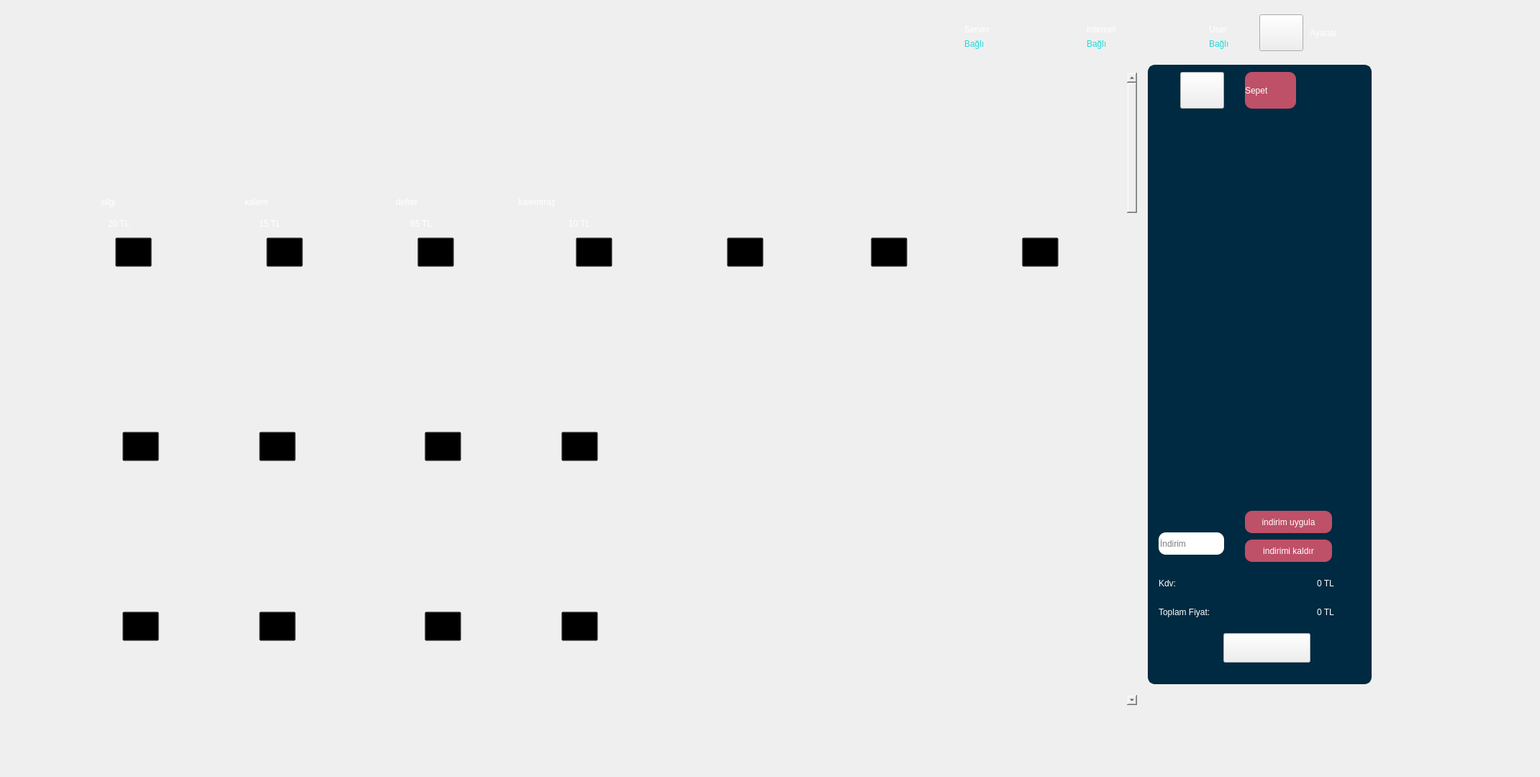
<?xml version="1.0" encoding="UTF-8"?>
<ui version="4.0">
 <class>frmAnaSayfa</class>
 <widget class="QWidget" name="frmAnaSayfa">
  <property name="windowModality">
   <enum>Qt::NonModal</enum>
  </property>
  <property name="geometry">
   <rect>
    <x>0</x>
    <y>0</y>
    <width>2140</width>
    <height>1080</height>
   </rect>
  </property>
  <property name="maximumSize">
   <size>
    <width>16777215</width>
    <height>16777215</height>
   </size>
  </property>
  <property name="windowTitle">
   <string>Form</string>
  </property>
  <property name="styleSheet">
   <string notr="true">#frmAnaSayfa{
	border-image: url(:/butonlar/15.jpg);
	border-image: url(:/arkaplan/3607424.jpg);
}</string>
  </property>
  <widget class="QLabel" name="label">
   <property name="geometry">
    <rect>
     <x>1610</x>
     <y>15</y>
     <width>61</width>
     <height>51</height>
    </rect>
   </property>
   <property name="styleSheet">
    <string notr="true">border-image: url(:/iconlar/user.png);</string>
   </property>
   <property name="text">
    <string/>
   </property>
  </widget>
  <widget class="QLabel" name="label_2">
   <property name="geometry">
    <rect>
     <x>1270</x>
     <y>15</y>
     <width>61</width>
     <height>51</height>
    </rect>
   </property>
   <property name="styleSheet">
    <string notr="true">border-image: url(:/iconlar/server.png);</string>
   </property>
   <property name="text">
    <string/>
   </property>
  </widget>
  <widget class="QLabel" name="label_3">
   <property name="geometry">
    <rect>
     <x>1440</x>
     <y>15</y>
     <width>61</width>
     <height>51</height>
    </rect>
   </property>
   <property name="styleSheet">
    <string notr="true">border-image: url(:/iconlar/signal.png);</string>
   </property>
   <property name="text">
    <string/>
   </property>
  </widget>
  <widget class="QLabel" name="label_4">
   <property name="geometry">
    <rect>
     <x>1340</x>
     <y>30</y>
     <width>71</width>
     <height>21</height>
    </rect>
   </property>
   <property name="styleSheet">
    <string notr="true">color:white;
font: 87 10pt &quot;Arial Black&quot;;
</string>
   </property>
   <property name="text">
    <string>Server</string>
   </property>
  </widget>
  <widget class="QLabel" name="label_5">
   <property name="geometry">
    <rect>
     <x>1510</x>
     <y>30</y>
     <width>81</width>
     <height>21</height>
    </rect>
   </property>
   <property name="styleSheet">
    <string notr="true">color:white;
font: 87 10pt &quot;Arial Black&quot;;
</string>
   </property>
   <property name="text">
    <string>Internet</string>
   </property>
  </widget>
  <widget class="QLabel" name="label_6">
   <property name="geometry">
    <rect>
     <x>1680</x>
     <y>30</y>
     <width>81</width>
     <height>21</height>
    </rect>
   </property>
   <property name="styleSheet">
    <string notr="true">color:white;
font: 87 10pt &quot;Arial Black&quot;;
</string>
   </property>
   <property name="text">
    <string>User</string>
   </property>
  </widget>
  <widget class="QLabel" name="label_7">
   <property name="geometry">
    <rect>
     <x>1340</x>
     <y>50</y>
     <width>71</width>
     <height>21</height>
    </rect>
   </property>
   <property name="styleSheet">
    <string notr="true">color:#20dad8;
font: 87 10pt &quot;Arial Black&quot;;
</string>
   </property>
   <property name="text">
    <string>Bağlı</string>
   </property>
  </widget>
  <widget class="QLabel" name="label_8">
   <property name="geometry">
    <rect>
     <x>1510</x>
     <y>50</y>
     <width>81</width>
     <height>21</height>
    </rect>
   </property>
   <property name="styleSheet">
    <string notr="true">color:#20dad8;
font: 87 10pt &quot;Arial Black&quot;;
</string>
   </property>
   <property name="text">
    <string>Bağlı</string>
   </property>
  </widget>
  <widget class="QLabel" name="label_9">
   <property name="geometry">
    <rect>
     <x>1680</x>
     <y>50</y>
     <width>81</width>
     <height>21</height>
    </rect>
   </property>
   <property name="styleSheet">
    <string notr="true">color:#20dad8;
font: 87 10pt &quot;Arial Black&quot;;
</string>
   </property>
   <property name="text">
    <string>Bağlı</string>
   </property>
  </widget>
  <widget class="QPushButton" name="pushButton_2">
   <property name="geometry">
    <rect>
     <x>1750</x>
     <y>20</y>
     <width>61</width>
     <height>51</height>
    </rect>
   </property>
   <property name="styleSheet">
    <string notr="true">border-image: url(:/iconlar/gear.png);</string>
   </property>
   <property name="text">
    <string/>
   </property>
  </widget>
  <widget class="QLabel" name="label_11">
   <property name="geometry">
    <rect>
     <x>1820</x>
     <y>35</y>
     <width>81</width>
     <height>21</height>
    </rect>
   </property>
   <property name="styleSheet">
    <string notr="true">color:white;
font: 87 10pt &quot;Arial Black&quot;;
</string>
   </property>
   <property name="text">
    <string>Ayarlar</string>
   </property>
  </widget>
  <widget class="QListWidget" name="listwdgSepet">
   <property name="geometry">
    <rect>
     <x>1595</x>
     <y>90</y>
     <width>311</width>
     <height>861</height>
    </rect>
   </property>
   <property name="styleSheet">
    <string notr="true">#listwdgSepet{
	font: 87 8pt &quot;Arial Black&quot;;
	background-color: #002a41;
    border: 3px solid #002a41;  /* Çerçeve rengi ve kalınlığı */
    border-radius: 10px;        /* Köşe yuvarlama */
    padding: 10px;              /* İç boşluk */
	padding-top: 60px;
    padding-bottom: 270px
}
QListWidget::item {
    color: #ffffff; /* Yazı rengi */
	padding: 3px; /* İç boşluk */
    min-height: 10px; /* Öğenin minimum yüksekliği */
}</string>
   </property>
  </widget>
  <widget class="QPushButton" name="pushButton_4">
   <property name="geometry">
    <rect>
     <x>1640</x>
     <y>100</y>
     <width>61</width>
     <height>51</height>
    </rect>
   </property>
   <property name="styleSheet">
    <string notr="true">
border-image: url(:/iconlar/Graphicloads-100-Flat-Currency.256.png);</string>
   </property>
   <property name="text">
    <string/>
   </property>
  </widget>
  <widget class="QLabel" name="label_10">
   <property name="geometry">
    <rect>
     <x>1730</x>
     <y>100</y>
     <width>71</width>
     <height>51</height>
    </rect>
   </property>
   <property name="styleSheet">
    <string notr="true">color:white;
background-color: #be5068;
font: 87 12pt &quot;Arial Black&quot;;
border-radius: 10px;
text-align: center;          
vertical-align: middle;      
padding: 0;
</string>
   </property>
   <property name="text">
    <string>Sepet</string>
   </property>
   <property name="scaledContents">
    <bool>false</bool>
   </property>
   <property name="margin">
    <number>5</number>
   </property>
   <property name="openExternalLinks">
    <bool>false</bool>
   </property>
  </widget>
  <widget class="QLineEdit" name="lineIndirim">
   <property name="geometry">
    <rect>
     <x>1610</x>
     <y>740</y>
     <width>91</width>
     <height>31</height>
    </rect>
   </property>
   <property name="styleSheet">
    <string notr="true">color:black;
background-color: white;
font: 87 12pt &quot;Arial Black&quot;;
border-radius: 10px;
text-align: center;          
vertical-align: middle;      
padding: 0;
</string>
   </property>
   <property name="text">
    <string/>
   </property>
   <property name="placeholderText">
    <string>İndirim</string>
   </property>
  </widget>
  <widget class="QPushButton" name="btnSepetGuncelle">
   <property name="geometry">
    <rect>
     <x>1730</x>
     <y>710</y>
     <width>121</width>
     <height>31</height>
    </rect>
   </property>
   <property name="styleSheet">
    <string notr="true">color:white;
background-color: #be5068;
font: 87 8pt &quot;Arial Black&quot;;
border-radius: 10px;
text-align: center;          
vertical-align: middle;      
padding: 0;
</string>
   </property>
   <property name="text">
    <string>indirim uygula</string>
   </property>
  </widget>
  <widget class="QPushButton" name="btnOdeme">
   <property name="geometry">
    <rect>
     <x>1700</x>
     <y>880</y>
     <width>121</width>
     <height>41</height>
    </rect>
   </property>
   <property name="styleSheet">
    <string notr="true">#btnOdeme{
border-image: url(:/butonlar/15.jpg);
}
#btnOdeme:hover{
border-image: url(:/butonlar/11.jpg);}

</string>
   </property>
   <property name="text">
    <string/>
   </property>
  </widget>
  <widget class="QLabel" name="label_14">
   <property name="geometry">
    <rect>
     <x>1610</x>
     <y>840</y>
     <width>131</width>
     <height>21</height>
    </rect>
   </property>
   <property name="styleSheet">
    <string notr="true">color:white;
font: 87 10pt &quot;Arial Black&quot;;
</string>
   </property>
   <property name="text">
    <string>Toplam Fiyat:</string>
   </property>
  </widget>
  <widget class="QLabel" name="lblToplamFiat">
   <property name="geometry">
    <rect>
     <x>1830</x>
     <y>840</y>
     <width>81</width>
     <height>21</height>
    </rect>
   </property>
   <property name="styleSheet">
    <string notr="true">color:white;
font: 87 10pt &quot;Arial Black&quot;;
</string>
   </property>
   <property name="text">
    <string>0 TL</string>
   </property>
  </widget>
  <widget class="QLabel" name="label_15">
   <property name="geometry">
    <rect>
     <x>1610</x>
     <y>800</y>
     <width>131</width>
     <height>21</height>
    </rect>
   </property>
   <property name="styleSheet">
    <string notr="true">color:white;
font: 87 10pt &quot;Arial Black&quot;;
</string>
   </property>
   <property name="text">
    <string>Kdv:</string>
   </property>
  </widget>
  <widget class="QLabel" name="lblKdv">
   <property name="geometry">
    <rect>
     <x>1830</x>
     <y>800</y>
     <width>81</width>
     <height>21</height>
    </rect>
   </property>
   <property name="styleSheet">
    <string notr="true">color:white;
font: 87 10pt &quot;Arial Black&quot;;
</string>
   </property>
   <property name="text">
    <string>0 TL</string>
   </property>
  </widget>
  <widget class="QPushButton" name="btnIndirimKaldir">
   <property name="geometry">
    <rect>
     <x>1730</x>
     <y>750</y>
     <width>121</width>
     <height>31</height>
    </rect>
   </property>
   <property name="styleSheet">
    <string notr="true">color:white;
background-color: #be5068;
font: 87 8pt &quot;Arial Black&quot;;
border-radius: 10px;
text-align: center;          
vertical-align: middle;      
padding: 0;
</string>
   </property>
   <property name="text">
    <string>indirimi kaldır</string>
   </property>
  </widget>
  <widget class="QScrollArea" name="scrollUrunler">
   <property name="geometry">
    <rect>
     <x>20</x>
     <y>100</y>
     <width>1561</width>
     <height>881</height>
    </rect>
   </property>
   <property name="styleSheet">
    <string notr="true">background-color: transparent; /* Tamamen şeffaf arka plan */


</string>
   </property>
   <property name="widgetResizable">
    <bool>true</bool>
   </property>
   <widget class="QWidget" name="scrollAreaWidgetContents">
    <property name="geometry">
     <rect>
      <x>0</x>
      <y>0</y>
      <width>1538</width>
      <height>5022</height>
     </rect>
    </property>
    <layout class="QVBoxLayout" name="verticalLayout">
     <item>
      <widget class="QFrame" name="urunlerFrame">
       <property name="minimumSize">
        <size>
         <width>0</width>
         <height>5000</height>
        </size>
       </property>
       <property name="styleSheet">
        <string notr="true">#urunlerFrame{
selection-background-color: qlineargradient(spread:pad, x1:0, y1:0, x2:1, y2:0, stop:0 rgba(0, 0, 0, 0), stop:1 rgba(255, 255, 255, 255));
}</string>
       </property>
       <property name="frameShape">
        <enum>QFrame::StyledPanel</enum>
       </property>
       <property name="frameShadow">
        <enum>QFrame::Raised</enum>
       </property>
       <widget class="QPushButton" name="btnSepetekle4">
        <property name="geometry">
         <rect>
          <x>770</x>
          <y>220</y>
          <width>51</width>
          <height>41</height>
         </rect>
        </property>
        <property name="styleSheet">
         <string notr="true">border-image: url(:/iconlar/Custom-Icon-Design-Flatastic-4-Shopping-cart-add.512.png);
border-rodius:15px;</string>
        </property>
        <property name="text">
         <string/>
        </property>
       </widget>
       <widget class="QLabel" name="lbl1">
        <property name="geometry">
         <rect>
          <x>80</x>
          <y>10</y>
          <width>151</width>
          <height>131</height>
         </rect>
        </property>
        <property name="styleSheet">
         <string notr="true">border-image: url(:/iconlar/silgi.jpg);
border-radius: 10px;</string>
        </property>
        <property name="text">
         <string/>
        </property>
       </widget>
       <widget class="QLabel" name="lblFiat3">
        <property name="geometry">
         <rect>
          <x>540</x>
          <y>180</y>
          <width>101</width>
          <height>41</height>
         </rect>
        </property>
        <property name="styleSheet">
         <string notr="true">color:white;
font: 87 13pt &quot;Arial Black&quot;;
</string>
        </property>
        <property name="text">
         <string>65 TL</string>
        </property>
        <property name="margin">
         <number>0</number>
        </property>
       </widget>
       <widget class="QLabel" name="lblFiat2">
        <property name="geometry">
         <rect>
          <x>330</x>
          <y>180</y>
          <width>101</width>
          <height>41</height>
         </rect>
        </property>
        <property name="styleSheet">
         <string notr="true">color:white;
font: 87 13pt &quot;Arial Black&quot;;
</string>
        </property>
        <property name="text">
         <string>15 TL</string>
        </property>
        <property name="margin">
         <number>0</number>
        </property>
       </widget>
       <widget class="QLabel" name="lbl2">
        <property name="geometry">
         <rect>
          <x>290</x>
          <y>10</y>
          <width>151</width>
          <height>131</height>
         </rect>
        </property>
        <property name="styleSheet">
         <string notr="true">border-image: url(:/iconlar/kalem.png);
border-radius: 10px;</string>
        </property>
        <property name="text">
         <string/>
        </property>
       </widget>
       <widget class="QPushButton" name="btnSepetekle1">
        <property name="geometry">
         <rect>
          <x>130</x>
          <y>220</y>
          <width>51</width>
          <height>41</height>
         </rect>
        </property>
        <property name="styleSheet">
         <string notr="true">border-image: url(:/iconlar/Custom-Icon-Design-Flatastic-4-Shopping-cart-add.512.png);
border-rodius:15px;</string>
        </property>
        <property name="text">
         <string/>
        </property>
       </widget>
       <widget class="QPushButton" name="btnSepetekle3">
        <property name="geometry">
         <rect>
          <x>550</x>
          <y>220</y>
          <width>51</width>
          <height>41</height>
         </rect>
        </property>
        <property name="styleSheet">
         <string notr="true">border-image: url(:/iconlar/Custom-Icon-Design-Flatastic-4-Shopping-cart-add.512.png);
border-rodius:15px;</string>
        </property>
        <property name="text">
         <string/>
        </property>
       </widget>
       <widget class="QPushButton" name="btnSepetekle2">
        <property name="geometry">
         <rect>
          <x>340</x>
          <y>220</y>
          <width>51</width>
          <height>41</height>
         </rect>
        </property>
        <property name="styleSheet">
         <string notr="true">border-image: url(:/iconlar/Custom-Icon-Design-Flatastic-4-Shopping-cart-add.512.png);
border-rodius:15px;</string>
        </property>
        <property name="text">
         <string/>
        </property>
       </widget>
       <widget class="QLabel" name="lbl4">
        <property name="geometry">
         <rect>
          <x>710</x>
          <y>10</y>
          <width>151</width>
          <height>131</height>
         </rect>
        </property>
        <property name="styleSheet">
         <string notr="true">border-image: url(:/iconlar/kalemTiras.png);
border-radius: 10px;</string>
        </property>
        <property name="text">
         <string/>
        </property>
       </widget>
       <widget class="QLabel" name="txtDefter">
        <property name="geometry">
         <rect>
          <x>520</x>
          <y>150</y>
          <width>111</width>
          <height>41</height>
         </rect>
        </property>
        <property name="styleSheet">
         <string notr="true">color:white;
font: 87 20pt &quot;Arial Black&quot;;
</string>
        </property>
        <property name="text">
         <string>defter</string>
        </property>
        <property name="margin">
         <number>0</number>
        </property>
       </widget>
       <widget class="QLabel" name="lblFiat1">
        <property name="geometry">
         <rect>
          <x>120</x>
          <y>180</y>
          <width>101</width>
          <height>41</height>
         </rect>
        </property>
        <property name="styleSheet">
         <string notr="true">color:white;
font: 87 13pt &quot;Arial Black&quot;;
</string>
        </property>
        <property name="text">
         <string>20 TL</string>
        </property>
        <property name="margin">
         <number>0</number>
        </property>
       </widget>
       <widget class="QLabel" name="lblFiat4">
        <property name="geometry">
         <rect>
          <x>760</x>
          <y>180</y>
          <width>101</width>
          <height>41</height>
         </rect>
        </property>
        <property name="styleSheet">
         <string notr="true">color:white;
font: 87 13pt &quot;Arial Black&quot;;
</string>
        </property>
        <property name="text">
         <string>10 TL</string>
        </property>
        <property name="margin">
         <number>0</number>
        </property>
       </widget>
       <widget class="QLabel" name="txt4">
        <property name="geometry">
         <rect>
          <x>690</x>
          <y>150</y>
          <width>211</width>
          <height>41</height>
         </rect>
        </property>
        <property name="styleSheet">
         <string notr="true">color:white;
font: 87 20pt &quot;Arial Black&quot;;
</string>
        </property>
        <property name="text">
         <string>kalemtraş</string>
        </property>
        <property name="margin">
         <number>0</number>
        </property>
       </widget>
       <widget class="QLabel" name="txt1">
        <property name="geometry">
         <rect>
          <x>110</x>
          <y>150</y>
          <width>91</width>
          <height>41</height>
         </rect>
        </property>
        <property name="styleSheet">
         <string notr="true">color:white;
font: 87 20pt &quot;Arial Black&quot;;
</string>
        </property>
        <property name="text">
         <string>silgi</string>
        </property>
        <property name="margin">
         <number>0</number>
        </property>
       </widget>
       <widget class="QLabel" name="lbl3">
        <property name="geometry">
         <rect>
          <x>500</x>
          <y>10</y>
          <width>151</width>
          <height>131</height>
         </rect>
        </property>
        <property name="styleSheet">
         <string notr="true">border-image: url(:/iconlar/defter.png);
border-radius: 10px;</string>
        </property>
        <property name="text">
         <string/>
        </property>
       </widget>
       <widget class="QLabel" name="txt2">
        <property name="geometry">
         <rect>
          <x>310</x>
          <y>150</y>
          <width>111</width>
          <height>41</height>
         </rect>
        </property>
        <property name="styleSheet">
         <string notr="true">color:white;
font: 87 20pt &quot;Arial Black&quot;;
</string>
        </property>
        <property name="text">
         <string>kalem</string>
        </property>
        <property name="margin">
         <number>0</number>
        </property>
       </widget>
       <widget class="QLabel" name="lblFiat4_6">
        <property name="geometry">
         <rect>
          <x>320</x>
          <y>450</y>
          <width>101</width>
          <height>41</height>
         </rect>
        </property>
        <property name="styleSheet">
         <string notr="true">color:white;
font: 87 13pt &quot;Arial Black&quot;;
</string>
        </property>
        <property name="text">
         <string/>
        </property>
        <property name="margin">
         <number>0</number>
        </property>
       </widget>
       <widget class="QPushButton" name="btnSepetekle8">
        <property name="geometry">
         <rect>
          <x>140</x>
          <y>490</y>
          <width>51</width>
          <height>41</height>
         </rect>
        </property>
        <property name="styleSheet">
         <string notr="true">border-image: url(:/iconlar/Custom-Icon-Design-Flatastic-4-Shopping-cart-add.512.png);
border-rodius:15px;</string>
        </property>
        <property name="text">
         <string/>
        </property>
       </widget>
       <widget class="QLabel" name="lbl8">
        <property name="geometry">
         <rect>
          <x>80</x>
          <y>280</y>
          <width>151</width>
          <height>131</height>
         </rect>
        </property>
        <property name="styleSheet">
         <string notr="true">border-image: url(:/iconlar/);
border-radius: 10px;</string>
        </property>
        <property name="text">
         <string/>
        </property>
       </widget>
       <widget class="QLabel" name="lblFiat4_7">
        <property name="geometry">
         <rect>
          <x>130</x>
          <y>450</y>
          <width>101</width>
          <height>41</height>
         </rect>
        </property>
        <property name="styleSheet">
         <string notr="true">color:white;
font: 87 13pt &quot;Arial Black&quot;;
</string>
        </property>
        <property name="text">
         <string/>
        </property>
        <property name="margin">
         <number>0</number>
        </property>
       </widget>
       <widget class="QLabel" name="txt4_6">
        <property name="geometry">
         <rect>
          <x>250</x>
          <y>420</y>
          <width>211</width>
          <height>41</height>
         </rect>
        </property>
        <property name="styleSheet">
         <string notr="true">color:white;
font: 87 20pt &quot;Arial Black&quot;;
</string>
        </property>
        <property name="text">
         <string/>
        </property>
        <property name="margin">
         <number>0</number>
        </property>
       </widget>
       <widget class="QLabel" name="txt4_7">
        <property name="geometry">
         <rect>
          <x>60</x>
          <y>420</y>
          <width>211</width>
          <height>41</height>
         </rect>
        </property>
        <property name="styleSheet">
         <string notr="true">color:white;
font: 87 20pt &quot;Arial Black&quot;;
</string>
        </property>
        <property name="text">
         <string/>
        </property>
        <property name="margin">
         <number>0</number>
        </property>
       </widget>
       <widget class="QLabel" name="lbl4_7">
        <property name="geometry">
         <rect>
          <x>270</x>
          <y>280</y>
          <width>151</width>
          <height>131</height>
         </rect>
        </property>
        <property name="styleSheet">
         <string notr="true">border-image: url(:/iconlar/);
border-radius: 10px;</string>
        </property>
        <property name="text">
         <string/>
        </property>
       </widget>
       <widget class="QPushButton" name="btnSepetekle9">
        <property name="geometry">
         <rect>
          <x>330</x>
          <y>490</y>
          <width>51</width>
          <height>41</height>
         </rect>
        </property>
        <property name="styleSheet">
         <string notr="true">border-image: url(:/iconlar/Custom-Icon-Design-Flatastic-4-Shopping-cart-add.512.png);
border-rodius:15px;</string>
        </property>
        <property name="text">
         <string/>
        </property>
       </widget>
       <widget class="QLabel" name="txt4_8">
        <property name="geometry">
         <rect>
          <x>670</x>
          <y>420</y>
          <width>211</width>
          <height>41</height>
         </rect>
        </property>
        <property name="styleSheet">
         <string notr="true">color:white;
font: 87 20pt &quot;Arial Black&quot;;
</string>
        </property>
        <property name="text">
         <string/>
        </property>
        <property name="margin">
         <number>0</number>
        </property>
       </widget>
       <widget class="QLabel" name="lbl4_8">
        <property name="geometry">
         <rect>
          <x>500</x>
          <y>280</y>
          <width>151</width>
          <height>131</height>
         </rect>
        </property>
        <property name="styleSheet">
         <string notr="true">border-image: url(:/iconlar/);
border-radius: 10px;</string>
        </property>
        <property name="text">
         <string/>
        </property>
       </widget>
       <widget class="QPushButton" name="btnSepetekle11">
        <property name="geometry">
         <rect>
          <x>750</x>
          <y>490</y>
          <width>51</width>
          <height>41</height>
         </rect>
        </property>
        <property name="styleSheet">
         <string notr="true">border-image: url(:/iconlar/Custom-Icon-Design-Flatastic-4-Shopping-cart-add.512.png);
border-rodius:15px;</string>
        </property>
        <property name="text">
         <string/>
        </property>
       </widget>
       <widget class="QPushButton" name="btnSepetekle10">
        <property name="geometry">
         <rect>
          <x>560</x>
          <y>490</y>
          <width>51</width>
          <height>41</height>
         </rect>
        </property>
        <property name="styleSheet">
         <string notr="true">border-image: url(:/iconlar/Custom-Icon-Design-Flatastic-4-Shopping-cart-add.512.png);
border-rodius:15px;</string>
        </property>
        <property name="text">
         <string/>
        </property>
       </widget>
       <widget class="QLabel" name="txt4_9">
        <property name="geometry">
         <rect>
          <x>480</x>
          <y>420</y>
          <width>211</width>
          <height>41</height>
         </rect>
        </property>
        <property name="styleSheet">
         <string notr="true">color:white;
font: 87 20pt &quot;Arial Black&quot;;
</string>
        </property>
        <property name="text">
         <string/>
        </property>
        <property name="margin">
         <number>0</number>
        </property>
       </widget>
       <widget class="QLabel" name="lbl4_9">
        <property name="geometry">
         <rect>
          <x>690</x>
          <y>280</y>
          <width>151</width>
          <height>131</height>
         </rect>
        </property>
        <property name="styleSheet">
         <string notr="true">border-image: url(:/iconlar/);
border-radius: 10px;</string>
        </property>
        <property name="text">
         <string/>
        </property>
       </widget>
       <widget class="QLabel" name="lblFiat4_8">
        <property name="geometry">
         <rect>
          <x>740</x>
          <y>450</y>
          <width>101</width>
          <height>41</height>
         </rect>
        </property>
        <property name="styleSheet">
         <string notr="true">color:white;
font: 87 13pt &quot;Arial Black&quot;;
</string>
        </property>
        <property name="text">
         <string/>
        </property>
        <property name="margin">
         <number>0</number>
        </property>
       </widget>
       <widget class="QLabel" name="lblFiat4_9">
        <property name="geometry">
         <rect>
          <x>550</x>
          <y>450</y>
          <width>101</width>
          <height>41</height>
         </rect>
        </property>
        <property name="styleSheet">
         <string notr="true">color:white;
font: 87 13pt &quot;Arial Black&quot;;
</string>
        </property>
        <property name="text">
         <string/>
        </property>
        <property name="margin">
         <number>0</number>
        </property>
       </widget>
       <widget class="QLabel" name="txt4_10">
        <property name="geometry">
         <rect>
          <x>480</x>
          <y>670</y>
          <width>211</width>
          <height>41</height>
         </rect>
        </property>
        <property name="styleSheet">
         <string notr="true">color:white;
font: 87 20pt &quot;Arial Black&quot;;
</string>
        </property>
        <property name="text">
         <string/>
        </property>
        <property name="margin">
         <number>0</number>
        </property>
       </widget>
       <widget class="QLabel" name="lbl4_10">
        <property name="geometry">
         <rect>
          <x>690</x>
          <y>530</y>
          <width>151</width>
          <height>131</height>
         </rect>
        </property>
        <property name="styleSheet">
         <string notr="true">border-image: url(:/iconlar/);
border-radius: 10px;</string>
        </property>
        <property name="text">
         <string/>
        </property>
       </widget>
       <widget class="QLabel" name="txt4_11">
        <property name="geometry">
         <rect>
          <x>670</x>
          <y>670</y>
          <width>211</width>
          <height>41</height>
         </rect>
        </property>
        <property name="styleSheet">
         <string notr="true">color:white;
font: 87 20pt &quot;Arial Black&quot;;
</string>
        </property>
        <property name="text">
         <string/>
        </property>
        <property name="margin">
         <number>0</number>
        </property>
       </widget>
       <widget class="QLabel" name="txt4_12">
        <property name="geometry">
         <rect>
          <x>250</x>
          <y>670</y>
          <width>211</width>
          <height>41</height>
         </rect>
        </property>
        <property name="styleSheet">
         <string notr="true">color:white;
font: 87 20pt &quot;Arial Black&quot;;
</string>
        </property>
        <property name="text">
         <string/>
        </property>
        <property name="margin">
         <number>0</number>
        </property>
       </widget>
       <widget class="QLabel" name="lbl4_11">
        <property name="geometry">
         <rect>
          <x>500</x>
          <y>530</y>
          <width>151</width>
          <height>131</height>
         </rect>
        </property>
        <property name="styleSheet">
         <string notr="true">border-image: url(:/iconlar/);
border-radius: 10px;</string>
        </property>
        <property name="text">
         <string/>
        </property>
       </widget>
       <widget class="QLabel" name="lbl4_12">
        <property name="geometry">
         <rect>
          <x>80</x>
          <y>530</y>
          <width>151</width>
          <height>131</height>
         </rect>
        </property>
        <property name="styleSheet">
         <string notr="true">border-image: url(:/iconlar/);
border-radius: 10px;</string>
        </property>
        <property name="text">
         <string/>
        </property>
       </widget>
       <widget class="QLabel" name="lblFiat4_10">
        <property name="geometry">
         <rect>
          <x>740</x>
          <y>700</y>
          <width>101</width>
          <height>41</height>
         </rect>
        </property>
        <property name="styleSheet">
         <string notr="true">color:white;
font: 87 13pt &quot;Arial Black&quot;;
</string>
        </property>
        <property name="text">
         <string/>
        </property>
        <property name="margin">
         <number>0</number>
        </property>
       </widget>
       <widget class="QLabel" name="lblFiat4_11">
        <property name="geometry">
         <rect>
          <x>550</x>
          <y>700</y>
          <width>101</width>
          <height>41</height>
         </rect>
        </property>
        <property name="styleSheet">
         <string notr="true">color:white;
font: 87 13pt &quot;Arial Black&quot;;
</string>
        </property>
        <property name="text">
         <string/>
        </property>
        <property name="margin">
         <number>0</number>
        </property>
       </widget>
       <widget class="QPushButton" name="btnSepetekle4_10">
        <property name="geometry">
         <rect>
          <x>560</x>
          <y>740</y>
          <width>51</width>
          <height>41</height>
         </rect>
        </property>
        <property name="styleSheet">
         <string notr="true">border-image: url(:/iconlar/);
border-rodius:15px;</string>
        </property>
        <property name="text">
         <string/>
        </property>
       </widget>
       <widget class="QPushButton" name="btnSepetekle4_11">
        <property name="geometry">
         <rect>
          <x>330</x>
          <y>740</y>
          <width>51</width>
          <height>41</height>
         </rect>
        </property>
        <property name="styleSheet">
         <string notr="true">border-image: url(:/iconlar/);
border-rodius:15px;</string>
        </property>
        <property name="text">
         <string/>
        </property>
       </widget>
       <widget class="QLabel" name="txt4_13">
        <property name="geometry">
         <rect>
          <x>60</x>
          <y>670</y>
          <width>211</width>
          <height>41</height>
         </rect>
        </property>
        <property name="styleSheet">
         <string notr="true">color:white;
font: 87 20pt &quot;Arial Black&quot;;
</string>
        </property>
        <property name="text">
         <string/>
        </property>
        <property name="margin">
         <number>0</number>
        </property>
       </widget>
       <widget class="QPushButton" name="btnSepetekle4_12">
        <property name="geometry">
         <rect>
          <x>140</x>
          <y>740</y>
          <width>51</width>
          <height>41</height>
         </rect>
        </property>
        <property name="styleSheet">
         <string notr="true">border-image: url(:/iconlar/);
border-rodius:15px;</string>
        </property>
        <property name="text">
         <string/>
        </property>
       </widget>
       <widget class="QPushButton" name="btnSepetekle4_13">
        <property name="geometry">
         <rect>
          <x>750</x>
          <y>740</y>
          <width>51</width>
          <height>41</height>
         </rect>
        </property>
        <property name="styleSheet">
         <string notr="true">border-image: url(:/iconlar/);
border-rodius:15px;</string>
        </property>
        <property name="text">
         <string/>
        </property>
       </widget>
       <widget class="QLabel" name="lbl4_13">
        <property name="geometry">
         <rect>
          <x>270</x>
          <y>530</y>
          <width>151</width>
          <height>131</height>
         </rect>
        </property>
        <property name="styleSheet">
         <string notr="true">border-image: url(:/iconlar/);
border-radius: 10px;</string>
        </property>
        <property name="text">
         <string/>
        </property>
       </widget>
       <widget class="QLabel" name="lblFiat4_12">
        <property name="geometry">
         <rect>
          <x>320</x>
          <y>700</y>
          <width>101</width>
          <height>41</height>
         </rect>
        </property>
        <property name="styleSheet">
         <string notr="true">color:white;
font: 87 13pt &quot;Arial Black&quot;;
</string>
        </property>
        <property name="text">
         <string/>
        </property>
        <property name="margin">
         <number>0</number>
        </property>
       </widget>
       <widget class="QLabel" name="lblFiat4_13">
        <property name="geometry">
         <rect>
          <x>130</x>
          <y>700</y>
          <width>101</width>
          <height>41</height>
         </rect>
        </property>
        <property name="styleSheet">
         <string notr="true">color:white;
font: 87 13pt &quot;Arial Black&quot;;
</string>
        </property>
        <property name="text">
         <string/>
        </property>
        <property name="margin">
         <number>0</number>
        </property>
       </widget>
       <widget class="QPushButton" name="btnSepetekle5">
        <property name="geometry">
         <rect>
          <x>980</x>
          <y>220</y>
          <width>51</width>
          <height>41</height>
         </rect>
        </property>
        <property name="styleSheet">
         <string notr="true">border-image: url(:/iconlar/Custom-Icon-Design-Flatastic-4-Shopping-cart-add.512.png);
border-rodius:15px;</string>
        </property>
        <property name="text">
         <string/>
        </property>
       </widget>
       <widget class="QLabel" name="lbl5">
        <property name="geometry">
         <rect>
          <x>920</x>
          <y>10</y>
          <width>151</width>
          <height>131</height>
         </rect>
        </property>
        <property name="styleSheet">
         <string notr="true">border-image: url(:/iconlar/);
border-radius: 10px;</string>
        </property>
        <property name="text">
         <string/>
        </property>
       </widget>
       <widget class="QLabel" name="txt5">
        <property name="geometry">
         <rect>
          <x>900</x>
          <y>150</y>
          <width>211</width>
          <height>41</height>
         </rect>
        </property>
        <property name="styleSheet">
         <string notr="true">color:white;
font: 87 20pt &quot;Arial Black&quot;;
</string>
        </property>
        <property name="text">
         <string/>
        </property>
        <property name="margin">
         <number>0</number>
        </property>
       </widget>
       <widget class="QLabel" name="lblFiat5">
        <property name="geometry">
         <rect>
          <x>970</x>
          <y>180</y>
          <width>101</width>
          <height>41</height>
         </rect>
        </property>
        <property name="styleSheet">
         <string notr="true">color:white;
font: 87 13pt &quot;Arial Black&quot;;
</string>
        </property>
        <property name="text">
         <string/>
        </property>
        <property name="margin">
         <number>0</number>
        </property>
       </widget>
       <widget class="QLabel" name="lblFiat6">
        <property name="geometry">
         <rect>
          <x>1170</x>
          <y>180</y>
          <width>101</width>
          <height>41</height>
         </rect>
        </property>
        <property name="styleSheet">
         <string notr="true">color:white;
font: 87 13pt &quot;Arial Black&quot;;
</string>
        </property>
        <property name="text">
         <string/>
        </property>
        <property name="margin">
         <number>0</number>
        </property>
       </widget>
       <widget class="QPushButton" name="btnSepetekle6">
        <property name="geometry">
         <rect>
          <x>1180</x>
          <y>220</y>
          <width>51</width>
          <height>41</height>
         </rect>
        </property>
        <property name="styleSheet">
         <string notr="true">border-image: url(:/iconlar/Custom-Icon-Design-Flatastic-4-Shopping-cart-add.512.png);
border-rodius:15px;</string>
        </property>
        <property name="text">
         <string/>
        </property>
       </widget>
       <widget class="QLabel" name="lbl6">
        <property name="geometry">
         <rect>
          <x>1120</x>
          <y>10</y>
          <width>151</width>
          <height>131</height>
         </rect>
        </property>
        <property name="styleSheet">
         <string notr="true">border-image: url(:/iconlar/);
border-radius: 10px;</string>
        </property>
        <property name="text">
         <string/>
        </property>
       </widget>
       <widget class="QLabel" name="txt6">
        <property name="geometry">
         <rect>
          <x>1100</x>
          <y>150</y>
          <width>211</width>
          <height>41</height>
         </rect>
        </property>
        <property name="styleSheet">
         <string notr="true">color:white;
font: 87 20pt &quot;Arial Black&quot;;
</string>
        </property>
        <property name="text">
         <string/>
        </property>
        <property name="margin">
         <number>0</number>
        </property>
       </widget>
       <widget class="QPushButton" name="btnSepetekle7">
        <property name="geometry">
         <rect>
          <x>1390</x>
          <y>220</y>
          <width>51</width>
          <height>41</height>
         </rect>
        </property>
        <property name="styleSheet">
         <string notr="true">border-image: url(:/iconlar/Custom-Icon-Design-Flatastic-4-Shopping-cart-add.512.png);
border-rodius:15px;</string>
        </property>
        <property name="text">
         <string/>
        </property>
       </widget>
       <widget class="QLabel" name="lbl7">
        <property name="geometry">
         <rect>
          <x>1330</x>
          <y>10</y>
          <width>151</width>
          <height>131</height>
         </rect>
        </property>
        <property name="styleSheet">
         <string notr="true">border-image: url(:/iconlar/);
border-radius: 10px;</string>
        </property>
        <property name="text">
         <string/>
        </property>
       </widget>
       <widget class="QLabel" name="txt7">
        <property name="geometry">
         <rect>
          <x>1310</x>
          <y>150</y>
          <width>211</width>
          <height>41</height>
         </rect>
        </property>
        <property name="styleSheet">
         <string notr="true">color:white;
font: 87 20pt &quot;Arial Black&quot;;
</string>
        </property>
        <property name="text">
         <string/>
        </property>
        <property name="margin">
         <number>0</number>
        </property>
       </widget>
       <widget class="QLabel" name="lblFiat7">
        <property name="geometry">
         <rect>
          <x>1380</x>
          <y>180</y>
          <width>101</width>
          <height>41</height>
         </rect>
        </property>
        <property name="styleSheet">
         <string notr="true">color:white;
font: 87 13pt &quot;Arial Black&quot;;
</string>
        </property>
        <property name="text">
         <string/>
        </property>
        <property name="margin">
         <number>0</number>
        </property>
       </widget>
      </widget>
     </item>
    </layout>
   </widget>
  </widget>
 </widget>
 <resources>
  <include location="../sistemResimleri/arka_planlar/arkaplanlar.qrc"/>
  <include location="../sistemResimleri/ürünler/ürünler.qrc"/>
  <include location="../sistemResimleri/iconlar/iconlar.qrc"/>
  <include location="../sistemResimleri/butonlar/butonlar.qrc"/>
 </resources>
 <connections/>
</ui>
